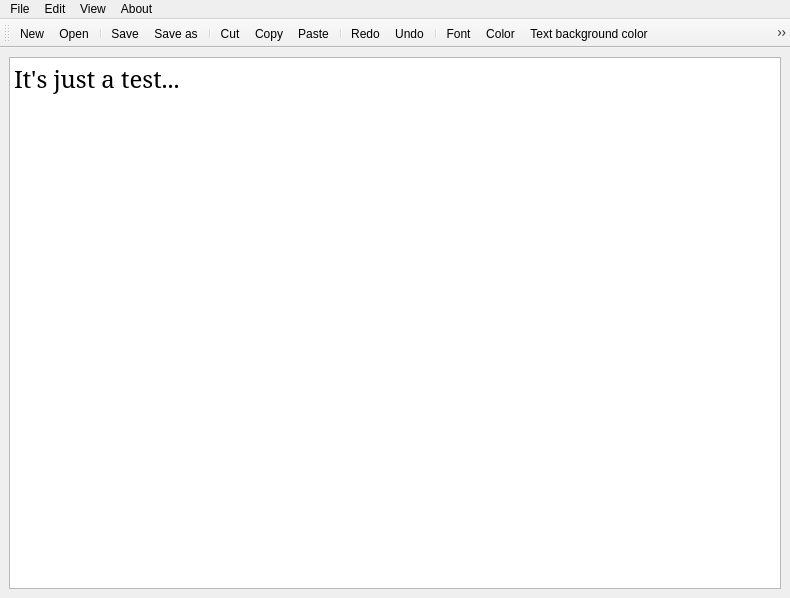
<?xml version="1.0" encoding="UTF-8"?>
<ui version="4.0">
 <class>MainWindow</class>
 <widget class="QMainWindow" name="MainWindow">
  <property name="geometry">
   <rect>
    <x>0</x>
    <y>0</y>
    <width>790</width>
    <height>598</height>
   </rect>
  </property>
  <property name="windowTitle">
   <string>MainWindow</string>
  </property>
  <widget class="QWidget" name="centralwidget">
   <property name="minimumSize">
    <size>
     <width>30</width>
     <height>30</height>
    </size>
   </property>
   <layout class="QVBoxLayout" name="verticalLayout">
    <item>
     <widget class="QTextEdit" name="textEdit">
      <property name="font">
       <font>
        <family>SimSun</family>
        <pointsize>18</pointsize>
        <bold>false</bold>
       </font>
      </property>
      <property name="toolTip">
       <string>&lt;html&gt;&lt;head/&gt;&lt;body&gt;&lt;p&gt;&lt;span style=&quot; font-weight:700;&quot;&gt;Write something......&lt;/span&gt;&lt;/p&gt;&lt;/body&gt;&lt;/html&gt;</string>
      </property>
      <property name="whatsThis">
       <string>&lt;html&gt;&lt;head/&gt;&lt;body&gt;&lt;p&gt;regerggfcfdgrg&lt;/p&gt;&lt;/body&gt;&lt;/html&gt;</string>
      </property>
      <property name="autoFillBackground">
       <bool>false</bool>
      </property>
      <property name="markdown">
       <string>It's just a test...

</string>
      </property>
      <property name="html">
       <string>&lt;!DOCTYPE HTML PUBLIC &quot;-//W3C//DTD HTML 4.0//EN&quot; &quot;http://www.w3.org/TR/REC-html40/strict.dtd&quot;&gt;
&lt;html&gt;&lt;head&gt;&lt;meta name=&quot;qrichtext&quot; content=&quot;1&quot; /&gt;&lt;meta charset=&quot;utf-8&quot; /&gt;&lt;style type=&quot;text/css&quot;&gt;
p, li { white-space: pre-wrap; }
&lt;/style&gt;&lt;/head&gt;&lt;body style=&quot; font-family:'SimSun'; font-size:18pt; font-weight:400; font-style:normal;&quot;&gt;
&lt;p style=&quot; margin-top:12px; margin-bottom:12px; margin-left:0px; margin-right:0px; -qt-block-indent:0; text-indent:0px;&quot;&gt;It's just a test...&lt;/p&gt;&lt;/body&gt;&lt;/html&gt;</string>
      </property>
     </widget>
    </item>
   </layout>
  </widget>
  <widget class="QMenuBar" name="menubar">
   <property name="geometry">
    <rect>
     <x>0</x>
     <y>0</y>
     <width>790</width>
     <height>21</height>
    </rect>
   </property>
   <widget class="QMenu" name="menuFile">
    <property name="title">
     <string>File</string>
    </property>
    <addaction name="actionNew"/>
    <addaction name="actionOpen"/>
    <addaction name="separator"/>
    <addaction name="separator"/>
    <addaction name="actionSaeve"/>
    <addaction name="actionSave_as_2"/>
    <addaction name="separator"/>
    <addaction name="separator"/>
    <addaction name="actionPrint"/>
   </widget>
   <widget class="QMenu" name="menuEdit">
    <property name="title">
     <string>Edit</string>
    </property>
    <addaction name="actionCut"/>
    <addaction name="actionCopy"/>
    <addaction name="actionPaste"/>
    <addaction name="separator"/>
    <addaction name="actionRedo"/>
    <addaction name="actionUndo"/>
   </widget>
   <widget class="QMenu" name="menuAbout">
    <property name="title">
     <string>About</string>
    </property>
    <addaction name="actionAbout"/>
   </widget>
   <widget class="QMenu" name="menuView">
    <property name="title">
     <string>View</string>
    </property>
    <addaction name="actionFont"/>
    <addaction name="actionColor"/>
    <addaction name="actionBackground_color"/>
    <addaction name="actionNotepad_bacckground_color"/>
   </widget>
   <addaction name="menuFile"/>
   <addaction name="menuEdit"/>
   <addaction name="menuView"/>
   <addaction name="menuAbout"/>
  </widget>
  <widget class="QToolBar" name="toolBar">
   <property name="windowTitle">
    <string>toolBar</string>
   </property>
   <attribute name="toolBarArea">
    <enum>TopToolBarArea</enum>
   </attribute>
   <attribute name="toolBarBreak">
    <bool>false</bool>
   </attribute>
   <addaction name="actionNew"/>
   <addaction name="actionOpen"/>
   <addaction name="separator"/>
   <addaction name="actionSaeve"/>
   <addaction name="actionSave_as_2"/>
   <addaction name="separator"/>
   <addaction name="actionCut"/>
   <addaction name="actionCopy"/>
   <addaction name="actionPaste"/>
   <addaction name="separator"/>
   <addaction name="actionRedo"/>
   <addaction name="actionUndo"/>
   <addaction name="separator"/>
   <addaction name="actionFont"/>
   <addaction name="actionColor"/>
   <addaction name="actionBackground_color"/>
   <addaction name="actionNotepad_bacckground_color"/>
   <addaction name="separator"/>
   <addaction name="actionAbout"/>
  </widget>
  <action name="actionNew">
   <property name="icon">
    <iconset resource="menubarrec.qrc">
     <normaloff>:/rec/menu_icon/icons8-new-64.png</normaloff>:/rec/menu_icon/icons8-new-64.png</iconset>
   </property>
   <property name="text">
    <string>New</string>
   </property>
   <property name="shortcut">
    <string>Ctrl+N</string>
   </property>
  </action>
  <action name="actionOpen">
   <property name="icon">
    <iconset resource="menubarrec.qrc">
     <normaloff>:/rec/menu_icon/icons8-opened-folder-48.png</normaloff>:/rec/menu_icon/icons8-opened-folder-48.png</iconset>
   </property>
   <property name="text">
    <string>Open</string>
   </property>
   <property name="shortcut">
    <string>Ctrl+O</string>
   </property>
  </action>
  <action name="actionSaeve">
   <property name="icon">
    <iconset resource="menubarrec.qrc">
     <normaloff>:/rec/menu_icon/icons8-save-64.png</normaloff>:/rec/menu_icon/icons8-save-64.png</iconset>
   </property>
   <property name="text">
    <string>Save</string>
   </property>
   <property name="shortcut">
    <string>Ctrl+S</string>
   </property>
  </action>
  <action name="actionSave_as_2">
   <property name="icon">
    <iconset resource="menubarrec.qrc">
     <normaloff>:/rec/menu_icon/icons8-save-as-48.png</normaloff>:/rec/menu_icon/icons8-save-as-48.png</iconset>
   </property>
   <property name="text">
    <string>Save as</string>
   </property>
   <property name="shortcut">
    <string>Ctrl+Shift+S</string>
   </property>
  </action>
  <action name="actionCut">
   <property name="icon">
    <iconset resource="menubarrec.qrc">
     <normaloff>:/rec/menu_icon/icons8-cut-48.png</normaloff>:/rec/menu_icon/icons8-cut-48.png</iconset>
   </property>
   <property name="text">
    <string>Cut</string>
   </property>
   <property name="shortcut">
    <string>Ctrl+X</string>
   </property>
  </action>
  <action name="actionCopy">
   <property name="icon">
    <iconset resource="menubarrec.qrc">
     <normaloff>:/rec/menu_icon/icons8-paste-64.png</normaloff>:/rec/menu_icon/icons8-paste-64.png</iconset>
   </property>
   <property name="text">
    <string>Copy</string>
   </property>
   <property name="shortcut">
    <string>Ctrl+C</string>
   </property>
  </action>
  <action name="actionPaste">
   <property name="icon">
    <iconset resource="menubarrec.qrc">
     <normaloff>:/rec/menu_icon/icons8-copy-64.png</normaloff>:/rec/menu_icon/icons8-copy-64.png</iconset>
   </property>
   <property name="text">
    <string>Paste</string>
   </property>
   <property name="shortcut">
    <string>Ctrl+V</string>
   </property>
  </action>
  <action name="actionRedo">
   <property name="icon">
    <iconset resource="menubarrec.qrc">
     <normaloff>:/rec/menu_icon/icons8-redo-64.png</normaloff>:/rec/menu_icon/icons8-redo-64.png</iconset>
   </property>
   <property name="text">
    <string>Redo</string>
   </property>
   <property name="shortcut">
    <string>Ctrl+Y</string>
   </property>
  </action>
  <action name="actionUndo">
   <property name="icon">
    <iconset resource="menubarrec.qrc">
     <normaloff>:/rec/menu_icon/icons8-undo-64.png</normaloff>:/rec/menu_icon/icons8-undo-64.png</iconset>
   </property>
   <property name="text">
    <string>Undo</string>
   </property>
   <property name="shortcut">
    <string>Ctrl+Z</string>
   </property>
  </action>
  <action name="actionAbout">
   <property name="icon">
    <iconset resource="menubarrec.qrc">
     <normaloff>:/rec/menu_icon/icons8-about-100.png</normaloff>:/rec/menu_icon/icons8-about-100.png</iconset>
   </property>
   <property name="text">
    <string>About</string>
   </property>
  </action>
  <action name="actionFont">
   <property name="icon">
    <iconset resource="menubarrec.qrc">
     <normaloff>:/rec/menu_icon/icons8-font-32.png</normaloff>:/rec/menu_icon/icons8-font-32.png</iconset>
   </property>
   <property name="text">
    <string>Font</string>
   </property>
  </action>
  <action name="actionColor">
   <property name="icon">
    <iconset resource="menubarrec.qrc">
     <normaloff>:/rec/menu_icon/icons8-color-dropper-64.png</normaloff>:/rec/menu_icon/icons8-color-dropper-64.png</iconset>
   </property>
   <property name="text">
    <string>Color</string>
   </property>
  </action>
  <action name="actionBackground_color">
   <property name="icon">
    <iconset resource="menubarrec.qrc">
     <normaloff>:/rec/menu_icon/icons8-text-color-64.png</normaloff>:/rec/menu_icon/icons8-text-color-64.png</iconset>
   </property>
   <property name="text">
    <string>Text background color</string>
   </property>
  </action>
  <action name="actionNotepad_bacckground_color">
   <property name="icon">
    <iconset resource="menubarrec.qrc">
     <normaloff>:/rec/menu_icon/icons8-window-color-64.png</normaloff>:/rec/menu_icon/icons8-window-color-64.png</iconset>
   </property>
   <property name="text">
    <string>Notepad bacckground color</string>
   </property>
  </action>
  <action name="actionPrint">
   <property name="icon">
    <iconset resource="menubarrec.qrc">
     <normaloff>:/rec/menu_icon/icons8-print-64.png</normaloff>:/rec/menu_icon/icons8-print-64.png</iconset>
   </property>
   <property name="text">
    <string>Print</string>
   </property>
   <property name="shortcut">
    <string>Ctrl+P</string>
   </property>
  </action>
 </widget>
 <resources>
  <include location="menubarrec.qrc"/>
 </resources>
 <connections/>
</ui>
